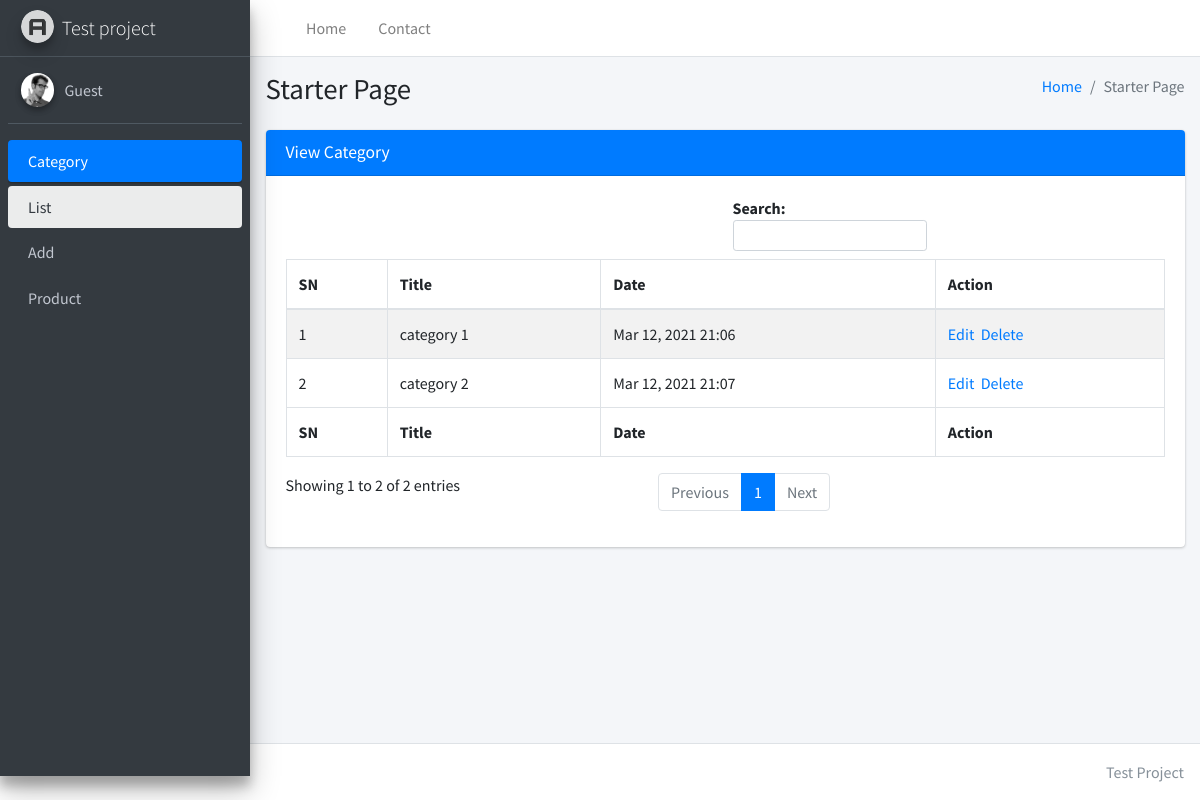
/category/list.php, run on the app's committed database.
### tables this page shows
CREATE TABLE `categories` (
  `id` bigint(20) NOT NULL,
  `title` varchar(255) NOT NULL,
  `created_date` datetime NOT NULL DEFAULT current_timestamp(),
  `created_by` bigint(20) NOT NULL
);

### category/list.php (the view, shortened to what this page needs)
<?php include('../autoload.php');
?>
<?php include(ROOT_DIR . 'includes/header.php'); ?>
<?php include(ROOT_DIR . 'includes/sidebar.php'); ?>
<div class="content-wrapper">
    <div class="content">
        <div class="container-fluid">
            <div class="row">
                <div class="col-lg-12">
                    <div class="card card-primary">
                        <div class="card-header">
                            <h3 class="card-title">View Category</h3>
                        </div>
                        <form action="" method="post">
                            <div class="card-body">
                                <table id="example1" class="table table-bordered table-striped">
                                    <thead>
                                        <tr>
                                            <th>SN</th>
                                            <th>Title</th>
                                            <th>Date</th>
                                            <th>Action</th>
                                        </tr>
                                    </thead>
                                    <tbody>
                                        <?php
                                        $sql = "SELECT * FROM categories";
                                        $result = $conn->query($sql);
                                        $ginti = 1;
                                        while ($category = $result->fetch_assoc()) : ?>
                                            <tr>
                                                <td><?= $ginti; ?></td>
                                                <td><?= $category['title'] ?></td>
                                                <td><?= date('M d, Y H:i', strtotime($category['created_date'])) ?></td>
                                                <td><a href="edit.php?id=<?= $category['id'] ?>">Edit</a>&nbsp;&nbsp;<a href="delete.php?id=<?= $category['id'] ?>">Delete</a>
                                                </td>
                                            </tr>
                                            <?php $ginti++; ?>
                                        <?php endwhile; ?>
                                    </tbody>
                                    <tfoot>
                                        <tr>
                                            <th>SN</th>
                                            <th>Title</th>
                                            <th>Date</th>
                                            <th>Action</th>
                                        </tr>
                                    </tfoot>
                                </table>
                            </div>
                        </form>
                    </div>
                </div>
            </div>
        </div>
    </div>
</div>
<?php include(ROOT_DIR . 'includes/footer.php');

### data on the page
categories: title "category 1", created_date "Mar 12, 2021 21:06"
categories: title "category 2", created_date "Mar 12, 2021 21:07"
